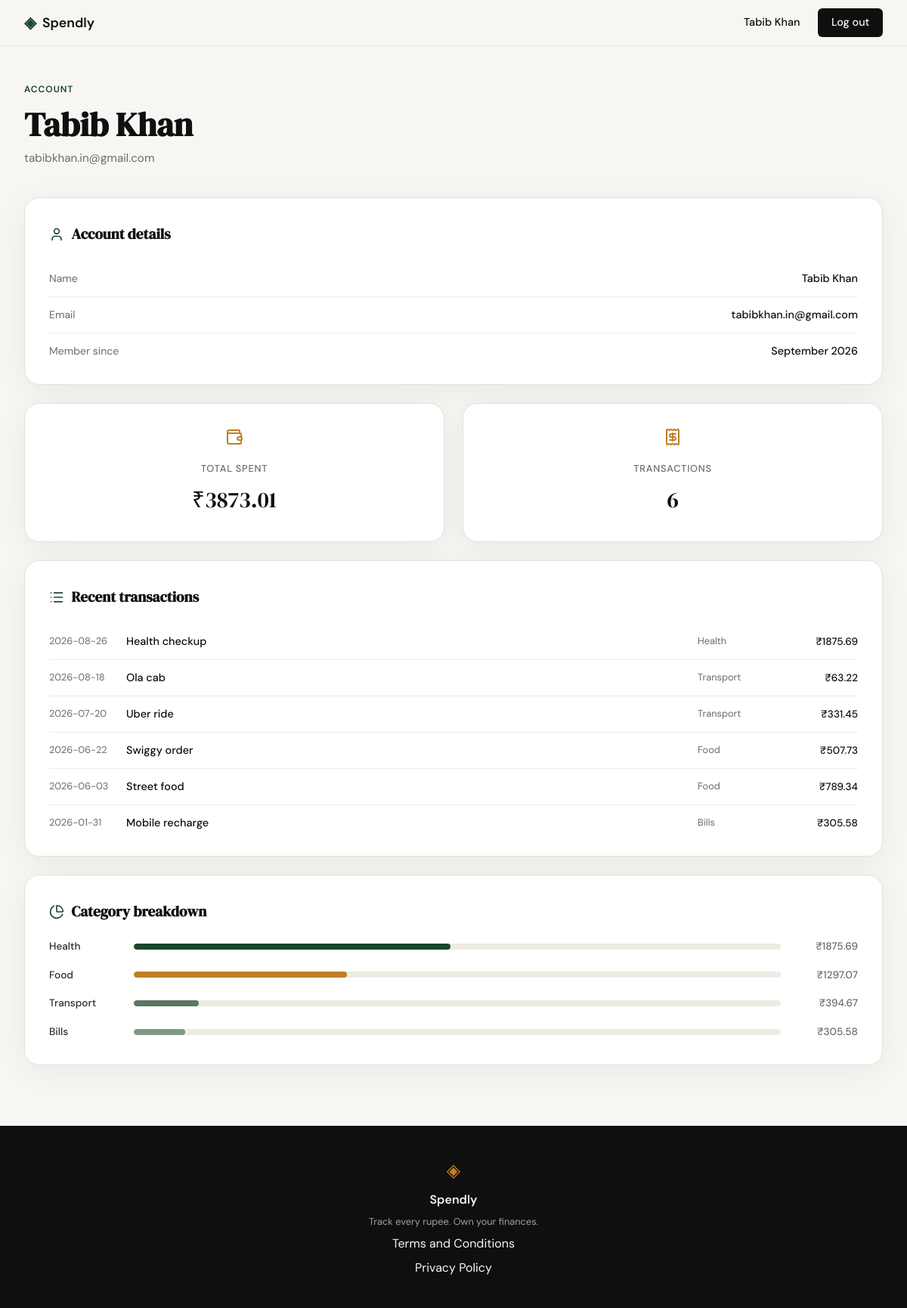
Page /profile (signed in) on the committed database.
### tables this page shows
CREATE TABLE users (
            id            INTEGER PRIMARY KEY AUTOINCREMENT,
            name          TEXT    NOT NULL,
            email         TEXT    NOT NULL UNIQUE,
            password_hash TEXT    NOT NULL,
            created_at    TEXT    DEFAULT (datetime('now'))
        );

CREATE TABLE expenses (
            id          INTEGER PRIMARY KEY AUTOINCREMENT,
            user_id     INTEGER NOT NULL REFERENCES users(id),
            amount      REAL    NOT NULL,
            category    TEXT    NOT NULL,
            date        TEXT    NOT NULL,
            description TEXT,
            created_at  TEXT    DEFAULT (datetime('now'))
        );

### app.py (the view)
@app.route("/profile")
@login_required
def profile():
    user = get_user_by_id(session["user_id"])
    if user is None:
        session.clear()
        return redirect(url_for("login"))
    stats = get_summary_stats(session["user_id"])
    return render_template(
        "profile.html",
        user=user,
        total_spent=stats["total_spent"],
        transaction_count=stats["transaction_count"],
        top_category=stats["top_category"],
        recent_transactions=get_recent_transactions(session["user_id"]),
        category_breakdown=get_category_breakdown(session["user_id"]),
    )

### app.py (called while the page is built)
def login_required(view):
    @wraps(view)
    def wrapped_view(*args, **kwargs):
        if session.get("user_id") is None:
            return redirect(url_for("login"))
        return view(*args, **kwargs)
    return wrapped_view

### database/db.py (called while the page is built)
def get_db():
    conn = sqlite3.connect(DB_PATH)
    conn.row_factory = sqlite3.Row
    conn.execute("PRAGMA foreign_keys = ON")
    return conn

### database/queries.py (called while the page is built)
def get_user_by_id(user_id):
    conn = get_db()
    row = conn.execute(
        "SELECT id, name, email, created_at FROM users WHERE id = ?",
        (user_id,),
    ).fetchone()
    conn.close()
    if row is None:
        return None
    member_since = datetime.strptime(row["created_at"], "%Y-%m-%d %H:%M:%S").strftime("%B %Y")
    return {
        "id": row["id"],
        "name": row["name"],
        "email": row["email"],
        "member_since": member_since,
    }

def get_summary_stats(user_id):
    conn = get_db()
    totals = conn.execute(
        "SELECT COALESCE(SUM(amount), 0) AS total_spent, COUNT(*) AS transaction_count "
        "FROM expenses WHERE user_id = ?",
        (user_id,),
    ).fetchone()
    if totals["transaction_count"] == 0:
        conn.close()
        return {"total_spent": 0, "transaction_count": 0, "top_category": "—"}
    top = conn.execute(
        "SELECT category FROM expenses WHERE user_id = ? "
        "GROUP BY category ORDER BY SUM(amount) DESC, category ASC LIMIT 1",
        (user_id,),
    ).fetchone()
    conn.close()
    return {
        "total_spent": totals["total_spent"],
        "transaction_count": totals["transaction_count"],
        "top_category": top["category"],
    }

def get_recent_transactions(user_id, limit=10):
    conn = get_db()
    rows = conn.execute(
        "SELECT date, description, category, amount FROM expenses "
        "WHERE user_id = ? ORDER BY date DESC, id DESC LIMIT ?",
        (user_id, limit),
    ).fetchall()
    conn.close()
    return [dict(row) for row in rows]

### templates/profile.html (shortened to what this page needs)
{% extends "base.html" %}
{% block head %}
<link rel="stylesheet" href="{{ url_for('static', filename='css/profile.css') }}">
{% endblock %}
{% block content %}
<section class="profile-section">
    <div class="profile-header">
        <p class="profile-eyebrow">Account</p>
        <h1 class="profile-title">{{ user["name"] }}</h1>
        <p class="profile-subtitle">{{ user["email"] }}</p>
    </div>
    <div class="profile-grid">
        <div class="profile-card">
            <h2 class="profile-card-title"><i data-lucide="user"></i> Account details</h2>
            <dl class="profile-info-list">
                <div class="profile-info-row">
                    <dt>Name</dt>
                    <dd>{{ user["name"] }}</dd>
                </div>
                <div class="profile-info-row">
                    <dt>Email</dt>
                    <dd>{{ user["email"] }}</dd>
                </div>
                <div class="profile-info-row">
                    <dt>Member since</dt>
                    <dd>{{ user["member_since"] }}</dd>
                </div>
            </dl>
        </div>
        <div class="profile-stats-row">
            <div class="profile-card profile-stat-card">
                <i data-lucide="wallet" class="profile-stat-icon"></i>
                <p class="profile-stat-label">Total spent</p>
                <p class="profile-stat-value">₹{{ "%.2f"|format(total_spent) }}</p>
            </div>
            <div class="profile-card profile-stat-card">
                <i data-lucide="receipt" class="profile-stat-icon"></i>
                <p class="profile-stat-label">Transactions</p>
                <p class="profile-stat-value">{{ transaction_count }}</p>
            </div>
        </div>
        <div class="profile-card">
            <h2 class="profile-card-title"><i data-lucide="list"></i> Recent transactions</h2>
            {% if recent_transactions %}
            <div class="profile-tx-list">
                {% for tx in recent_transactions %}
                <div class="profile-tx-row">
                    <span class="profile-tx-date">{{ tx["date"] }}</span>
                    <span class="profile-tx-desc">{{ tx["description"] }}</span>
                    <span class="profile-tx-cat">{{ tx["category"] }}</span>
                    <span class="profile-tx-amt">₹{{ "%.2f"|format(tx["amount"]) }}</span>
                </div>
                {% endfor %}
            </div>
            {% else %}
            <p class="profile-empty">No expenses yet.</p>
            {% endif %}
        </div>
        <div class="profile-card">
            <h2 class="profile-card-title"><i data-lucide="pie-chart"></i> Category breakdown</h2>
            {% if category_breakdown %}
            <div class="profile-bars">
                {% for cat in category_breakdown %}
                <div class="profile-bar-row">
                    <span class="profile-cat">{{ cat["name"] }}</span>
                    <div class="profile-bar-track">
                        <div class="profile-bar" style="width: {{ cat['pct'] }}%"></div>
                    </div>
                    <span class="profile-amt">₹{{ "%.2f"|format(cat["amount"]) }}</span>
                </div>
                {% endfor %}
            </div>
            {% else %}
            <p class="profile-empty">No expenses yet.</p>
            {% endif %}
        </div>
    </div>
</section>
{% endblock %}

### templates/base.html (shortened to what this page needs)
<!DOCTYPE html>
<html lang="en">
<head>
    <link rel="stylesheet" href="{{ url_for('static', filename='css/style.css') }}">
    {% block head %}{% endblock %}
</head>
<body>
    <nav class="navbar">
        <div class="nav-inner">
            <a href="{{ url_for('landing') }}" class="nav-brand">
                <span class="brand-icon">◈</span>
                <span class="brand-name">Spendly</span>
            </a>
            <div class="nav-links">
                {% if session.get("user_id") %}
                    <span class="nav-username">{{ session["user_name"] }}</span>
                    <a href="{{ url_for('logout') }}" class="nav-cta">Log out</a>
                {% else %}
                    <a href="{{ url_for('login') }}">Sign in</a>
                    <a href="{{ url_for('register') }}" class="nav-cta">Get started</a>
                {% endif %}
            </div>
        </div>
    </nav>
    <main class="main-content">
        {% block content %}{% endblock %}
    </main>
    <footer class="footer">
        <div class="footer-inner">
            <span class="brand-icon">◈</span>
            <span class="footer-name">Spendly</span>
            <p class="footer-copy">Track every rupee. Own your finances.</p>
            <a href="/terms">Terms and Conditions</a>
            <a href="/privacy">Privacy Policy</a>
        </div>
    </footer>
</body>
</html>

### static/css/style.css (style rules this page uses)
:root { --ink: #0f0f0f; --ink-soft: #2d2d2d; --ink-muted: #6b6b6b; --ink-faint: #a0a0a0; --paper: #f7f6f3; --paper-warm: #f0ede6; --paper-card: #ffffff; --accent: #1a472a; --accent-light: #e8f0eb; --accent-2: #c17f24; --accent-2-light: #fdf3e3; --danger: #c0392b; --danger-light: #fdecea; --border: #e4e1da; --border-soft: #eeebe4; --font-display: 'DM Serif Display', Georgia, serif; --font-body: 'DM Sans', system-ui, sans-serif; --max-width: 1200px; --auth-width: 440px; --radius-sm: 6px; --radius-md: 12px; --radius-lg: 20px; }
*, *::before, *::after { box-sizing: border-box; margin: 0; padding: 0; }
html { font-size: 16px; scroll-behavior: smooth; }
body { background: var(--paper); color: var(--ink); font-family: var(--font-body); font-size: 1rem; line-height: 1.6; -webkit-font-smoothing: antialiased; }
a { color: inherit; text-decoration: none; }
.navbar { position: sticky; top: 0; z-index: 100; background: var(--paper); border-bottom: 1px solid var(--border); padding: 0 2rem; }
.nav-inner { max-width: var(--max-width); margin: 0 auto; height: 60px; display: flex; align-items: center; justify-content: space-between; }
.nav-brand { display: flex; align-items: center; gap: 0.5rem; font-family: var(--font-body); font-weight: 600; font-size: 1.1rem; color: var(--ink); }
.brand-icon { color: var(--accent); font-size: 1.3rem; }
.brand-name { color: var(--ink); }
.nav-links { display: flex; align-items: center; gap: 1.5rem; font-size: 0.9rem; font-weight: 500; }
.nav-links a { color: var(--ink-muted); transition: color 0.2s; }
.nav-cta { background: var(--ink) !important; color: var(--paper) !important; padding: 0.45rem 1.1rem; border-radius: var(--radius-sm); transition: background 0.2s !important; }
.main-content { min-height: calc(100vh - 60px - 100px); }
.footer { background: var(--ink); color: var(--paper); padding: 2.5rem 2rem; text-align: center; }
.footer-inner { display: flex; flex-direction: column; align-items: center; gap: 0.4rem; }
.footer .brand-icon { color: var(--accent-2); font-size: 1.5rem; }
.footer-name { font-weight: 600; font-size: 1rem; }
.footer-copy { font-size: 0.8rem; color: var(--ink-faint); }

### rows in the picture
users: user_name "Tabib Khan", name "Tabib Khan", email "tabibkhan.in@gmail.com"
expenses: date "2026-08-26", description "Health checkup", category "Health", amount "1875.69", name "Health", {{ cat['pct'] }} 49 (drawn)
expenses: date "2026-08-18", description "Ola cab", category "Transport", amount "63.22"
expenses: date "2026-07-20", description "Uber ride", category "Transport", amount "331.45"
expenses: date "2026-06-22", description "Swiggy order", category "Food", amount "507.73"
expenses: date "2026-06-03", description "Street food", category "Food", amount "789.34"
expenses: date "2026-01-31", description "Mobile recharge", category "Bills", amount "305.58", name "Bills", {{ cat['pct'] }} 8 (drawn)

### other values in the picture
{{ user["member_since"] }} "September 2026"
{{ "%.2f"|format(total_spent) }} "3873.01"
{{ transaction_count }} "6"
{{ cat["name"] }} "Food" "Transport"
{{ "%.2f"|format(cat["amount"]) }} "1297.07" "394.67"
